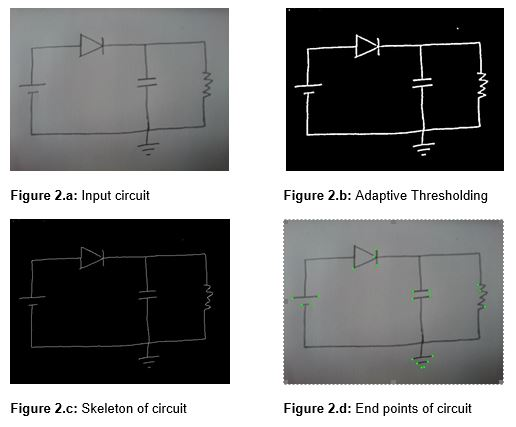
#> input picture images/2.jpg, 516 x 427 px
$ python main.py images/2.jpg   (Python 2 division)   (older library calls are emulated)
#> lines starting #> are read from the running program, lines starting #| are printed output that depends on the picture; after the words box and inside, x2 and y2 are one past the last pixel; in counts of white or black regions, pixels touching at a corner belong together
### segment.py
from scipy import weave
import numpy as np
import cv2

def _thinningIteration(im, iter):
	I, M = im, np.zeros(im.shape, np.uint8)
	expr = """
	for (int i = 1; i < NI[0]-1; i++) {
		for (int j = 1; j < NI[1]-1; j++) {
			int p2 = I2(i-1, j);
			int p3 = I2(i-1, j+1);
			int p4 = I2(i, j+1);
			int p5 = I2(i+1, j+1);
			int p6 = I2(i+1, j);
			int p7 = I2(i+1, j-1);
			int p8 = I2(i, j-1);
			int p9 = I2(i-1, j-1);
			int A  = (p2 == 0 && p3 == 1) + (p3 == 0 && p4 == 1) +
			         (p4 == 0 && p5 == 1) + (p5 == 0 && p6 == 1) +
			         (p6 == 0 && p7 == 1) + (p7 == 0 && p8 == 1) +
			         (p8 == 0 && p9 == 1) + (p9 == 0 && p2 == 1);
			int B  = p2 + p3 + p4 + p5 + p6 + p7 + p8 + p9;
			int m1 = iter == 0 ? (p2 * p4 * p6) : (p2 * p4 * p8);
			int m2 = iter == 0 ? (p4 * p6 * p8) : (p2 * p6 * p8);
			if (A == 1 && B >= 2 && B <= 6 && m1 == 0 && m2 == 0) {
				M2(i,j) = 1;
			}
		}
	}
	"""

	weave.inline(expr, ["I", "iter", "M"])
	return (I & ~M)

def thinning(src):
	dst = src.copy() / 255
	prev = np.zeros(src.shape[:2], np.uint8)
	diff = None

	while True:
		dst = _thinningIteration(dst, 0)
		dst = _thinningIteration(dst, 1)
		diff = np.absolute(dst - prev)
		prev = dst.copy()
		if np.sum(diff) == 0:
			break

	return dst * 255

def skeleton_points(skel):
	# make out input nice, possibly necessary
	skel = skel.copy()
	skel[skel!=0] = 1
	skel = np.uint8(skel)

	# kernel for end and branch points
	kernel = np.uint8([[1,  1, 1],
	                   [1, 10, 1],
	                   [1,  1, 1]])

	filtered = cv2.filter2D(skel,-1,kernel)

	out = np.zeros_like(skel)
	out[np.where(filtered > 12)] =255

	ends   = np.where(filtered == 11)
	return ends

def point_to_line_dist(point, line):
    # unit vector
    unit_line = line[1] - line[0]
    norm_unit_line = unit_line / np.linalg.norm(unit_line)
   # compute the perpendicular distance to the theoretical infinite line
    segment_dist = (
        np.linalg.norm(np.cross(line[1] - line[0], line[0] - point)) /
        np.linalg.norm(unit_line)
    )

    diff = (
        (norm_unit_line[0] * (point[0] - line[0][0])) +
        (norm_unit_line[1] * (point[1] - line[0][1]))
    )

    x_seg = (norm_unit_line[0] * diff) + line[0][0]
    y_seg = (norm_unit_line[1] * diff) + line[0][1]

    endpoint_dist = min(
        np.linalg.norm(line[0] - point),
        np.linalg.norm(line[1] - point)
    )

    # decide if the intersection point falls on the line segment
    lp1_x = line[0][0]  # line point 1 x
    lp1_y = line[0][1]  # line point 1 y
    lp2_x = line[1][0]  # line point 2 x
    lp2_y = line[1][1]  # line point 2 y
    is_betw_x = lp1_x <= x_seg <= lp2_x or lp2_x <= x_seg <= lp1_x
    is_betw_y = lp1_y <= y_seg <= lp2_y or lp2_y <= y_seg <= lp1_y
    if is_betw_x and is_betw_y:
        return segment_dist
    else:
        # if not, then return the minimum distance to the segment endpoints
        return endpoint_dist

def lines_between_ends(ends):
	v_pairs = []
	h_pairs = []
	skel = cv2.imread("data/skel.pgm",0)

	for i in xrange(ends[0].size):
		x1,y1 = (ends[1][i],ends[0][i])
		for j in xrange(ends[0].size):
			if( i!=j and j>i):
				x2,y2 = (ends[1][j],ends[0][j])
				dist  = np.sqrt((x1-x2)**2+(y1-y2)**2)
				miny,maxy = sorted([y1,y2])
				minx,maxx = sorted([x1,x2])
				angle = np.abs(np.rad2deg(np.arctan2(y1 - y2, x1 - x2)))
				## for vertical line pairs
				if (angle<105 and angle>75 and dist<100 and dist>5):
					q1 = np.where(skel[miny-5:maxy+5,minx-5:maxx+5] == 255)
					point_count = 0
					for k in xrange(len(q1[0])):
						d1 = point_to_line_dist(np.array([minx-5+q1[1][k],miny-5+q1[0][k]]),\
								np.array([[x1,y1],[x2,y2]]))
						point_count = point_count+1 if d1<2 else point_count

					if point_count>dist*0.7:
						v_pairs.append([x1,y1,x2,y2])
				## for horizontal line pairs
				elif ((angle>170 or angle<15) and dist<100 and dist>5):
					q1 = np.where(skel[miny-5:maxy+5,minx-5:maxx+5] == 255)
					point_count = 0
					for k in xrange(len(q1[0])):
						d1 = point_to_line_dist(np.array([minx-5+q1[1][k],miny-5+q1[0][k]]),\
								np.array([[x1,y1],[x2,y2]]))
						point_count = point_count+1 if d1<2 else point_count

					if point_count>dist*0.7:
						h_pairs.append([x1,y1,x2,y2])

	return np.array(v_pairs),np.array(h_pairs)

# [16 lines left out: function order_points, not called in this run]

def box_between_ends(lines):
	boxes = []
	linepairs = []

	## find all nearest pair of lines
	lookup = np.zeros((len(lines),len(lines)),dtype=np.int)
	lookup = lookup-1
	for i in xrange(len(lines)):
		midx1,midy1 = ((lines[i,0]+lines[i,2])/2,(lines[i,1]+lines[i,3])/2)
		for j in xrange(len(lines)):
			if( i!=j and j>i):
				midx2,midy2 = ((lines[j,0]+lines[j,2])/2,(lines[j,1]+lines[j,3])/2)
				dist  = np.sqrt((midx1-midx2)**2+(midy1-midy2)**2)
				if dist<60:
					c = np.where(lookup == j)
					if len(c[0])==0:
						cx = np.where(lookup == i)
						if len(cx[0])==0:
							lookup[i,j] = j
						elif len(cx[0])>0:
							lookup[cx[0][0],j] = j
					elif len(c[0])>0:
						lookup[c[0][0],i] = i

	for k in xrange(lookup.shape[0]):
		c = np.where(lookup[k,:] != -1)
		## if only two line exist which means capacitor or source
		if len(c[0]) == 1:
			i,j = k, c[0][0]
			tl,tr,br,bl = order_points(np.array([(lines[i,0],lines[i,1]),\
						(lines[i,2],lines[i,3]),(lines[j,0],lines[j,1]),\
						(lines[j,2],lines[j,3])]))
			h1=np.sqrt((lines[i,0]-lines[i,2])**2+(lines[i,1]-lines[i,3])**2)
			h2=np.sqrt((lines[j,0]-lines[j,2])**2+(lines[j,1]-lines[j,3])**2)
			small,big = sorted([h1,h2])
			if (big/small)>=1 and ((big/small)<=1.2):
				idx = 1
			elif (big/small)>1.2:
				idx = 0
			tl = [tl[0]-5,tl[1]-5]
			tr = [tr[0]+5,tr[1]-5]
			br = [br[0]+5,br[1]+5]
			bl = [bl[0]-5,bl[1]+5]
			box = cv2.boundingRect(np.array([tl,tr,br,bl]))
			boxes.append([box,idx])
		## if there is 3 lines which means certainly ground
		elif len(c[0]) == 2:
			x,y,z = k,c[0][0],c[0][1]
			tl,tr,br,bl = order_points(np.array([(lines[x,0],lines[x,1]),\
						(lines[x,2],lines[x,3]),(lines[y,0],lines[y,1]),\
						(lines[y,2],lines[y,3]),(lines[z,0],lines[z,1]),\
						(lines[z,2],lines[z,3])]))
			tl = [tl[0]-10,tl[1]-10]
			tr = [tr[0]+10,tr[1]-10]
			br = [br[0]+15,br[1]+15]
			bl = [bl[0]-15,bl[1]+15]
			box = cv2.boundingRect(np.array([tl,tr,br,bl]))
			boxes.append([box,2])

	return boxes

# [146 lines left out: functions non_max_suppression_fast, remove_parallel_lines, not called in this run]

### main.py
import numpy as np
import cv2
import sys
import imutils
from pylsd import lsd
from random import randint
from segment import *
from copy import deepcopy

process_stage = 0
prev_stage = -1
ix,iy = -1,-1
flagx = 0
edit_flag = 0
boxes=[]

# [271 lines left out: functions get_hog, get_menubar, draw_result_boxes, get_v_s_orientation, get_diode_orientation, output_file and 3 more, not called in this run]


if __name__ == "__main__":
    cv2.namedWindow("recognizer")
    cv2.moveWindow("recognizer",200,100)
    cv2.setMouseCallback('recognizer',mouse_event)

    src = cv2.imread(str(sys.argv[1]))
#> src is the input picture: shape (427, 516, 3); mean B, G, R 128.6, 128.5, 128.1
    src = imutils.resize(src,width=640)
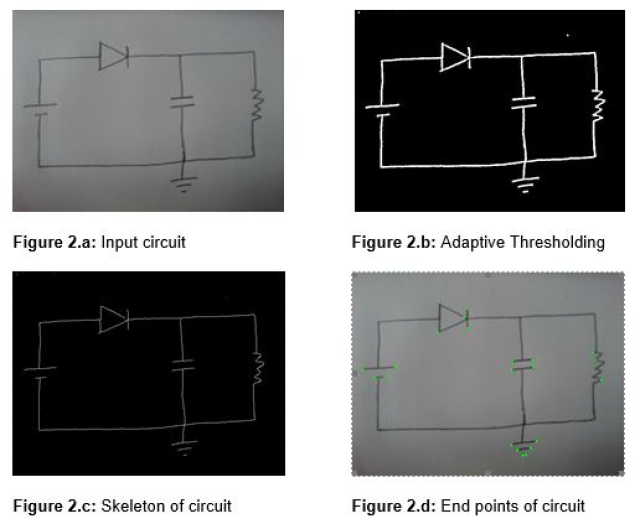
#> src: shape (529, 640, 3); mean B, G, R 128.6, 128.5, 128
    org = src.copy()
    gray = cv2.cvtColor(src, cv2.COLOR_BGR2GRAY)
    ## endpoint operations
    img = cv2.GaussianBlur(gray,(9,9),0)
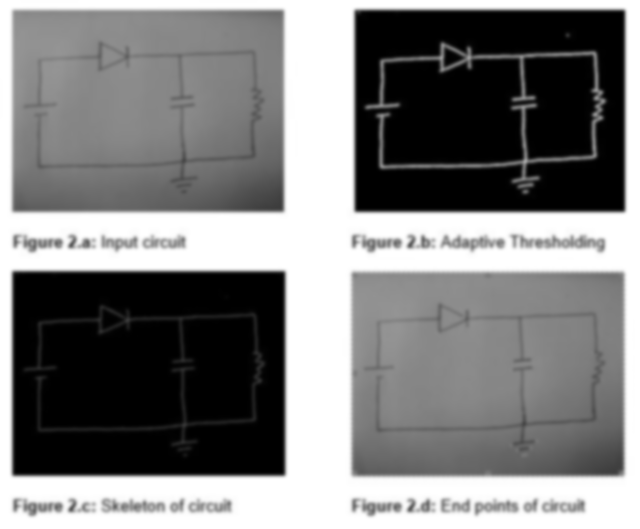
#> img: shape (529, 640); min 0, max 255, mean 128.4
    th = cv2.adaptiveThreshold(img,255,cv2.ADAPTIVE_THRESH_GAUSSIAN_C,\
    		cv2.THRESH_BINARY_INV,11,2)
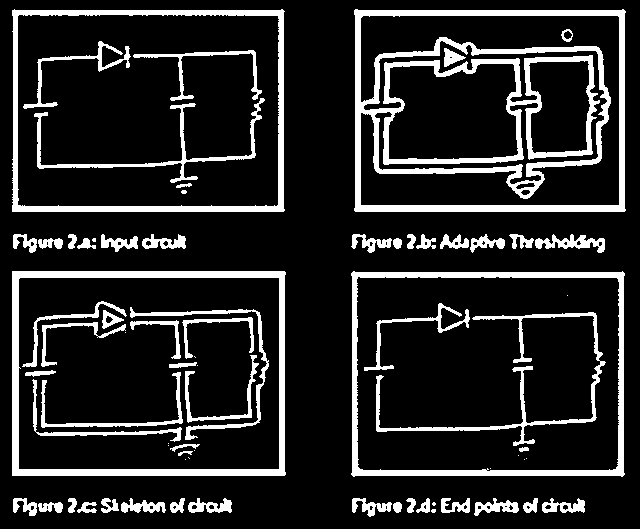
#> th: shape (529, 640); 15.1% white; 73 white regions (16 under 20 px), largest, box (x1, y1, x2, y2) and area: (354, 9, 626, 212) 14598, (12, 271, 286, 476) 6314, (351, 271, 625, 477) 5432
    th2 = th.copy()
    bw  = thinning(th)
    cv2.imwrite("data/skel.pgm",bw)
    cv2.imwrite("data/th.pgm",th2)
    ends = skeleton_points(bw)
#> in skeleton_points, `filtered = cv2.filter2D(skel,-1,kernel)`:
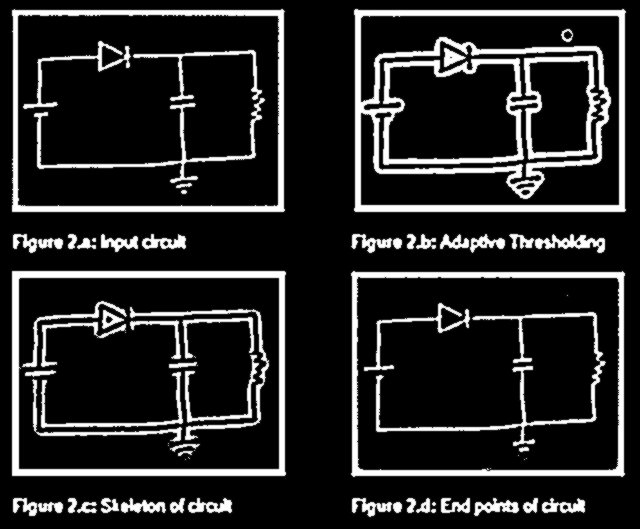
#> filtered: shape (529, 640); min 0, max 18, mean 2.72; drawn with min black and max white
#> in skeleton_points, `ends   = np.where(filtered == 11)`: ends = ([330, 337, 356, 357, 368, 440, 457, 458], [125, 97, 194, 195, 20, 170, 188, 189])
    ## detection of ground, capacitor, v_source
    v_pairs,h_pairs = lines_between_ends(ends)
#> the loop in lines_between_ends, `for i in xrange(ends[0].size):` made 8 passes
#> (x1, y1) on pass 1: (125, 330)
    v_boxes = box_between_ends(v_pairs)
    h_boxes = box_between_ends(h_pairs)
#> the loop in box_between_ends (call 2), `for i in xrange(len(lines)):` made 1 pass
    boxes = v_boxes + h_boxes

    ## segmentation operations
    ## remove founded symbols and connection lines
    for ((x,y,w,h),idx) in boxes:
    	th[y:y+h,x:x+w] = 0
#> this loop made 0 passes

    ## detect vert and hori lines then remove them from binary image
#> (the run stopped early here; a loop or call above may not have finished)

$ run again, on images/4.jpg
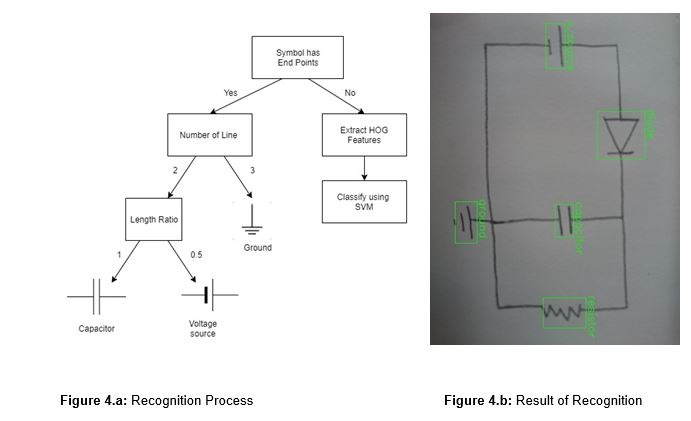
#> input picture images/4.jpg, 691 x 421 px
#> src is the input picture: shape (421, 691, 3); mean B, G, R 214, 214.5, 213.5
#> src: shape (389, 640, 3)
#> `th = cv2.adaptiveThreshold(img,255,cv2.ADAPTIVE_THRESH_GAUSSIAN_C,\ cv..`:
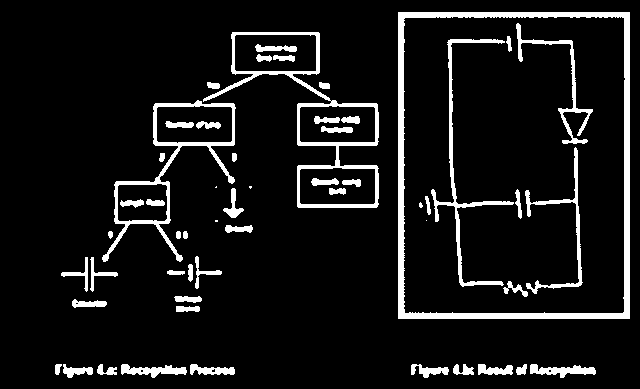
#> th: shape (389, 640); 8.7% white; 55 white regions (5 under 20 px), largest, box (x1, y1, x2, y2) and area: (398, 12, 630, 319) 6309, (203, 32, 379, 208) 3038, (102, 100, 236, 262) 2237
#> in skeleton_points, `filtered = cv2.filter2D(skel,-1,kernel)`:
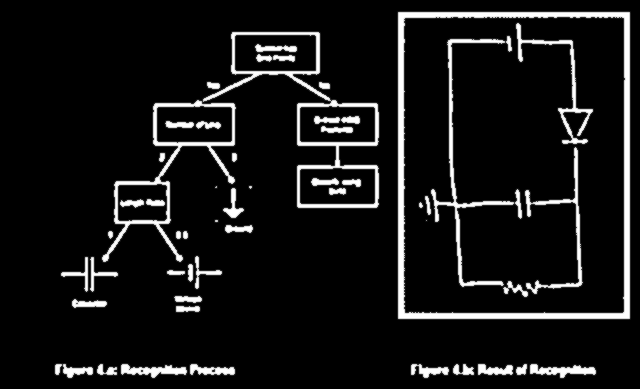
#> filtered: shape (389, 640); min 0, max 18, mean 1.56; drawn with min black and max white
#> in skeleton_points, `ends   = np.where(filtered == 11)`: ends = (empty array, empty array)
#> after the loop in lines_between_ends, `for i in xrange(ends[0].size):`: h_pairs = []
#> `v_pairs,h_pairs = lines_between_ends(ends)`: v_pairs = empty array
#> after the loop in box_between_ends, `for k in xrange(lookup.shape[0]):`: boxes = []

$ run again, on images/5.jpg
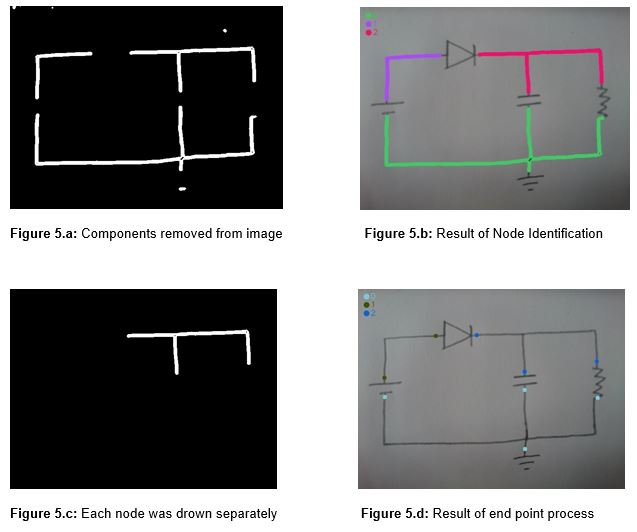
#> input picture images/5.jpg, 637 x 532 px
#> src is the input picture: shape (532, 637, 3); mean B, G, R 131.6, 131.4, 131.1
#> src: shape (534, 640, 3)
#> `th = cv2.adaptiveThreshold(img,255,cv2.ADAPTIVE_THRESH_GAUSSIAN_C,\ cv..`:
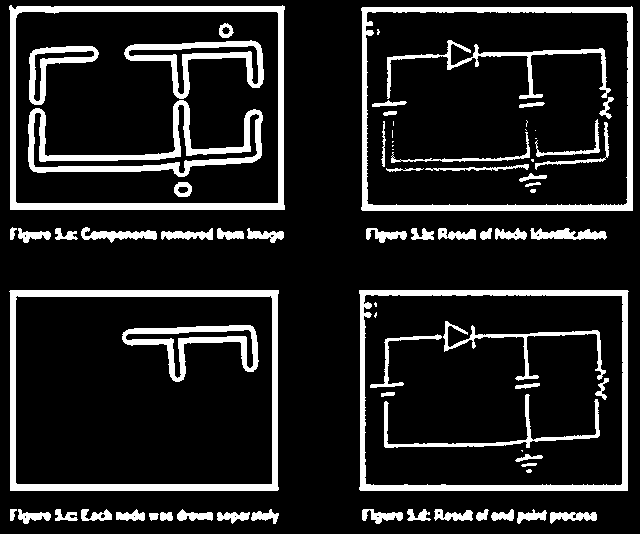
#> th: shape (534, 640); 13.8% white; 77 white regions (15 under 20 px), largest, box (x1, y1, x2, y2) and area: (9, 290, 279, 491) 6006, (9, 5, 285, 210) 5888, (361, 6, 633, 211) 5385
#> in skeleton_points, `filtered = cv2.filter2D(skel,-1,kernel)`:
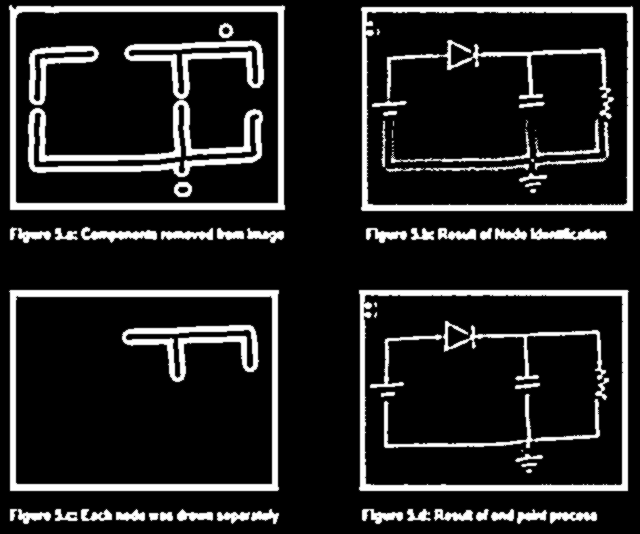
#> filtered: shape (534, 640); min 0, max 18, mean 2.49; drawn with min black and max white
#> in skeleton_points, `ends   = np.where(filtered == 11)`: ends = 15 positions, rows 120 to 168, columns 392 to 537
#> the loop in lines_between_ends, `for i in xrange(ends[0].size):` made 15 passes
#> (x1, y1) on passes 1 to 2: (526, 120), (393, 121)
#> the loop in box_between_ends, `for i in xrange(len(lines)):` made 16 passes
#> the loop in box_between_ends (call 2), `for i in xrange(len(lines)):` made 1 pass
#> the loop `for ((x,y,w,h),idx) in boxes:` made 1 pass
#> (x, y, w, h, idx) on pass 1: (510, 110, 32, 36, 2)
